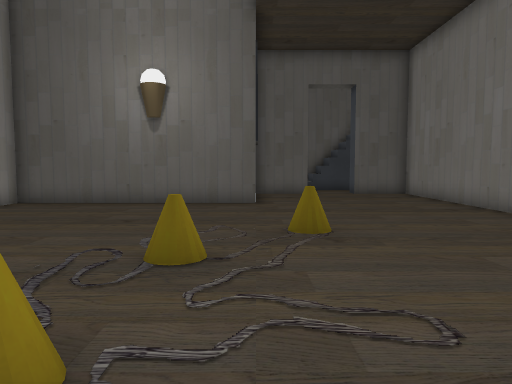
View 1 (above)

15 first-person views from a walk through a 3-D level made in the Godot game engine. The camera is 1.5 m above the floor, tilts 4° down and sees 70° across. The floor is counted in squares, 1.29 m on a side. Each view is taken from the middle of a square. On the plan, view 1 faces up. The plan holds only what a view shows up to about 14 squares ahead; the rest is blank. The place goes on beyond the plan. Some surface patterns are stand-ins.

View 2
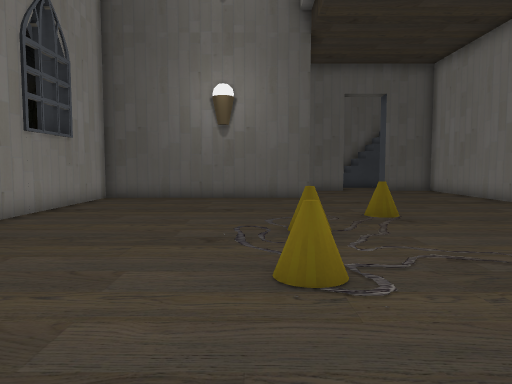

View 3
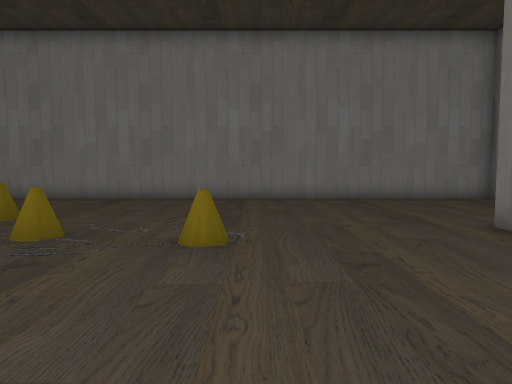

View 4
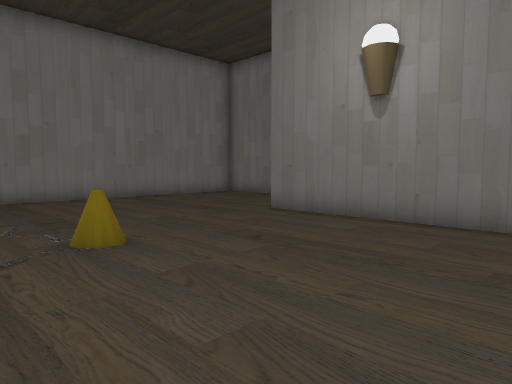

View 5
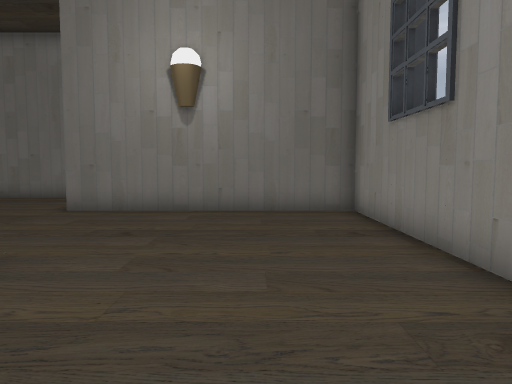

View 6
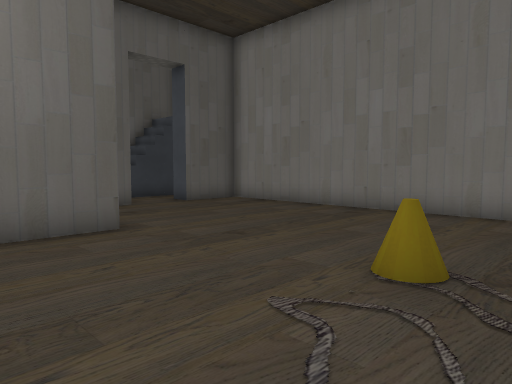

View 7
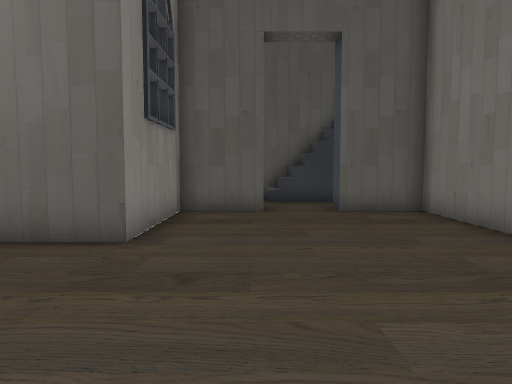

View 8
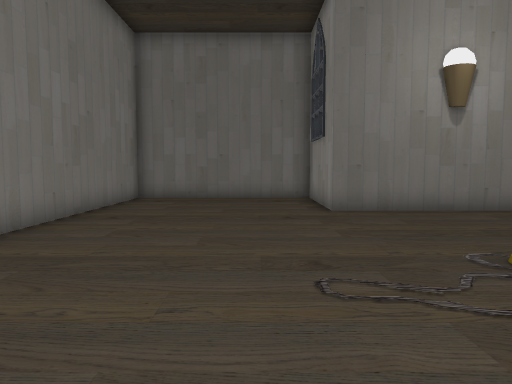

View 9
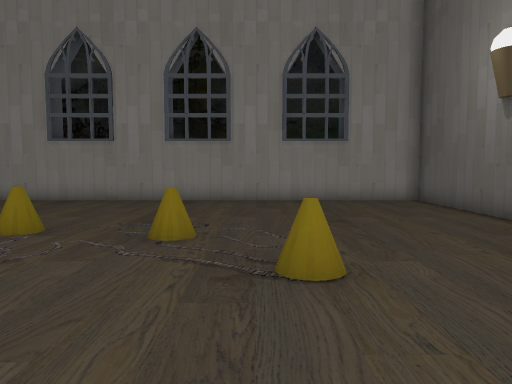

View 10
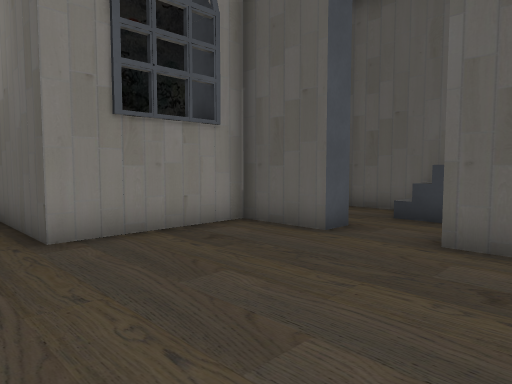

View 11
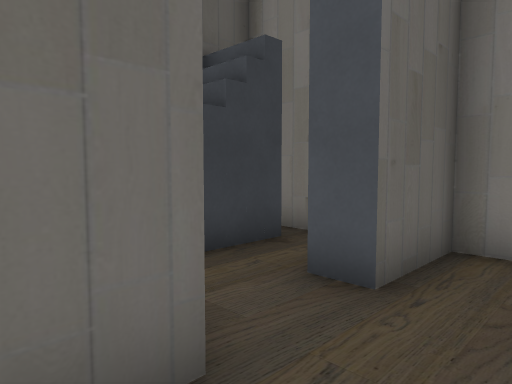

View 12
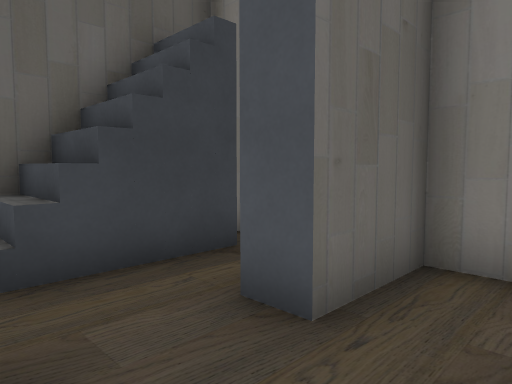

View 13
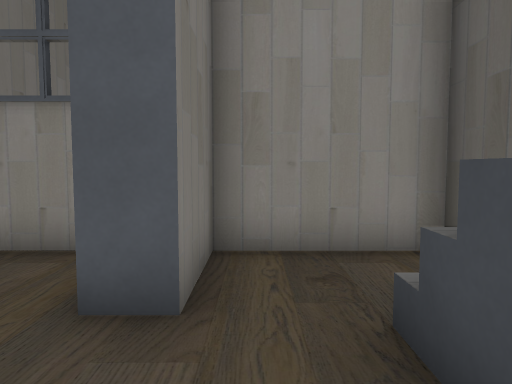

View 14
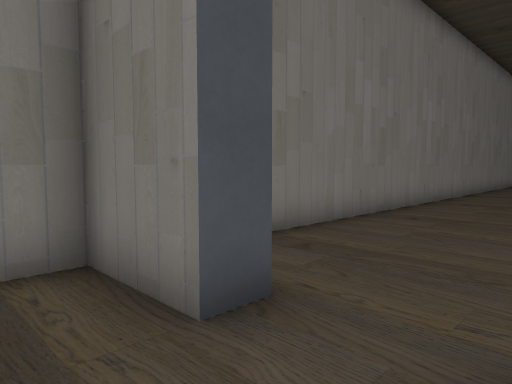

View 15
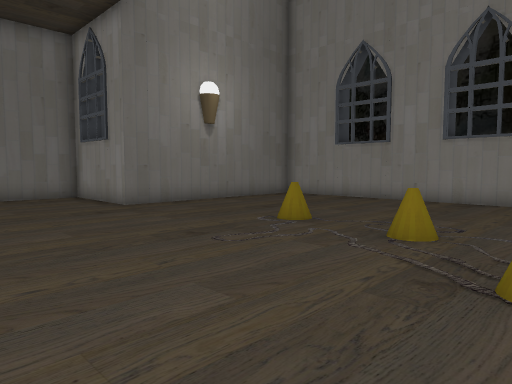

### Floor plan
Points are (right, up) in squares from view 1. A wall is a line through its corners. A room is listed if a view was taken in it or the views show most of it. See-through windows are left out.
Room 1 (views 1, 2, 3, 4, 5, 6, 7, 8, 9, 10, 11, 12, 15)
walls: (2.2, 16.4) (2.2, 15.6) (0, 15.6) (0, 11.6) (-7.6, 11.6) (-7.6, -3.6) (0, -3.6) (0, -7.6) (6.4, -7.6) (6.4, 15.6) (4.2, 15.6) (4.2, 16.4)
ways out: opening at (3.5, 16) to room 2
objects: cylinder (-1, 2); cylinder (-1, 5); cylinder (1, 7)
Room 2 (views 13, 14)
walls: (4.2, 16.4) (6.4, 16.4) (6.4, 19); (5.6, 19.6) (0, 19.6) (0, 16.4) (2.2, 16.4)
low walls: (5.2, 17.9) (5.2, 18.5)
ways out: opening at (3.5, 16) to room 1

Positions as (right, up) in squares from view 1, and headings:
1: (0, 0), facing up
2: (-2, -2), facing up
3: (-7, 1), facing right
4: (-7, 4), facing down-right
5: (-5, 6), facing down
6: (-3, 5), facing up-right
7: (2, 6), facing up
8: (2, 6), facing down
9: (5, 6), facing left
10: (6, 10), facing up-left
11: (1, 14), facing up-right
12: (2, 14), facing up-right
13: (5, 17), facing left
14: (2, 18), facing down-right
15: (5, 7), facing down-left
